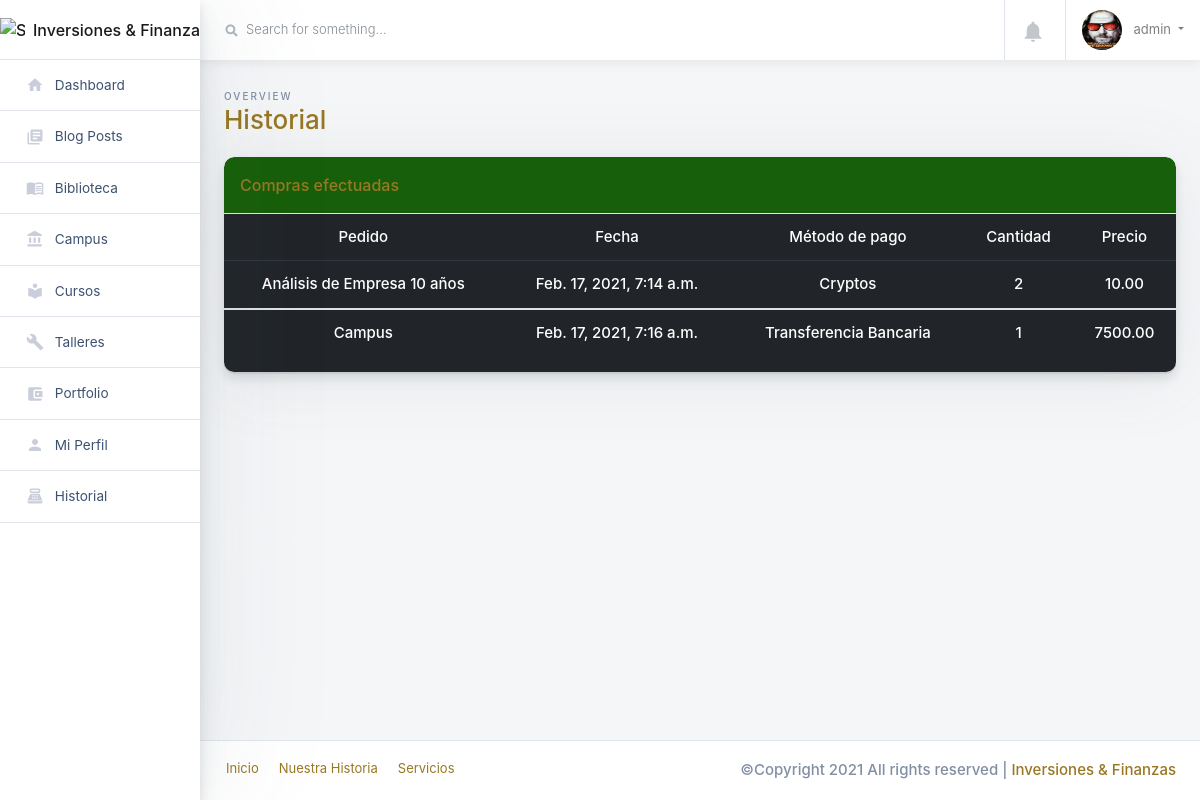
Page /muro/historial_pedidos/ (signed in) on the committed database.
### usuario/models.py (models this page shows, shortened)
class MyUser(AbstractUser):
    first_name = models.CharField("Nombre", max_length=150, blank=True)
    last_name = models.CharField("Apellidos", max_length=150, blank=True)
    pais = CountryField("País de origen", null=True, blank=True)
    telefono = PhoneNumberField("Número telefónico", null=True, blank=True)
    is_admin = models.BooleanField(default=False)
    is_staff = models.BooleanField(default=False)
    is_active = models.BooleanField(default=False)

### perfil/models.py (models this page shows, shortened)
class Perfil (models.Model):
    user = models.OneToOneField(MyUser,on_delete=models.CASCADE)
    edad = models.DateField("Fecha de nacimiento", null=True, blank=True)
    ciudad = models.CharField("Ciudad de origen", max_length=150,null=True, blank=True)
    foto_perfil = models.ImageField("Foto de perfil", upload_to='avatar/', default="inversorinteligente.png")
    bio = RichTextField("Descripción", null=True, blank=True)
    facebook = models.CharField("Link de tu Facebook",max_length=3000,  null=True, blank=True)
    twitter = models.CharField("Link de tu Twitter", max_length=3000, null=True, blank=True)
    tiktok = models.CharField("Link de tu Tiktok", max_length=3000, null=True, blank=True)
    instagram = models.CharField("Link de tu Instagram", max_length=3000, null=True, blank=True)
    pinterest = models.CharField("Link de tu Pinterest",max_length=3000, null=True, blank=True)

### muro/models.py (models this page shows, shortened)
class Order(models.Model):
    cliente = models.ForeignKey(MyUser, on_delete=models.CASCADE, null=True, blank=True)
    metodo_pago = models.ForeignKey(metodos_de_pago, null=True, blank=True, on_delete=models.PROTECT)
    fecha_pedido = models.DateTimeField("Fecha del pedido",auto_now_add=True)
    serv_pedido = models.ForeignKey(servicios,  null=True, blank=True, on_delete=models.PROTECT)
    prod_pedido = models.ForeignKey(productos, null=True, blank=True, on_delete=models.PROTECT)
    price = models.DecimalField ("Precio total",null=True, blank=True, max_digits=10, decimal_places=2)
    cantidad = models.DecimalField ("Cantidad de productos pedidos",null=True, blank=True, max_digits=10, decimal_places=0)
    fecha_inicio = models.DateField("Fecha de inicio del servicio",null=True, blank=True)
    fecha_fin = models.DateField("Fecha de finalización del servicio",null=True, blank=True)

class productos(models.Model):
    producto = models.CharField("Nombre del producto", max_length=150, null=True, blank=True)
    precio = models.DecimalField (null=True, blank=True, max_digits=10, decimal_places=2)
    def __str__(self):
        return str(self.producto)

class metodos_de_pago(models.Model):
    forma_pago = models.CharField("Método de pago",max_length=150,null=True, blank=True)
    def __str__(self):
        return self.forma_pago

class servicios(models.Model):
    servicio = models.CharField("Nombre del servicio",max_length=150, null=True, blank=True)
    precio = models.DecimalField (null=True, blank=True, max_digits=10, decimal_places=2)
    def __str__(self):
        return str(self.servicio)

### muro/views.py (the view)
# urls.py: path('historial_pedidos/', views.historial_pedidos, name="historial_pedidos"),
@login_required(login_url='login')
def historial_pedidos(request):
    pedidos = Order.objects.filter(cliente=request.user)
    return render(request, 'perfil/historial_pedidos.html', {'pedidos' : pedidos})

### notifs/views.py (called while the page is built)
def CountNotifications(request):
	count_notifications = 0
	if request.user.is_authenticated:
		count_notifications = Notifs.objects.filter(user=request.user, is_seen=False).count()
	return {'count_notifications':count_notifications}

### web/templatetags/extra.py (called while the page is built)
@register.filter(name='has_group')
def has_group(user, group_name):
    group = Group.objects.get(name=group_name)
    return True if group in user.groups.all() else False

### muro/templates/perfil/historial_pedidos.html (shortened to what this page needs)
{% extends "layouts/base.html" %}
{% load static %}
{% block content %}
    <div class="main-content-container container-fluid px-4">
        <div class="page-header row no-gutters py-4">
          <div class="col-12 col-sm-4 text-center text-sm-left mb-0">
            <span class="text-uppercase page-subtitle">Overview</span>
            <h3 class="page-title">Historial</h3>
          </div>
        </div>
        <div class="row">
          <div class="col">
            <div class="card card-small overflow-hidden mb-4">
              <div class="card-header border-bottom">
                <h6 class="m-0">Compras efectuadas</h6>
              </div>
              <div class="card-body p-0 pb-3 bg-dark text-center">
                <table class="table table-dark mb-0">
                  <thead class="thead-dark">
                    <tr>
                      <th scope="col" class="border-0"><strong>Pedido</strong></th>
                      <th scope="col" class="border-0"><strong>Fecha</strong></th>
                      <th scope="col" class="border-0"><strong>Método de pago</strong></th>
                      <th scope="col" class="border-0"><strong>Cantidad</strong></th>
                      <th scope="col" class="border-0"><strong>Precio</strong></th>
                    </tr>
                  </thead>
                {% for pedido in pedidos %}
                  {% if pedido.serv_pedido %}
                  <tbody>
                    <tr>
                      <td>{{ pedido.serv_pedido }}</td>
                      <td>{{ pedido.fecha_pedido }}</a></td>
                      <td>{{ pedido.metodo_pago }}</td>
                      <td>{{ pedido.cantidad }}</td>
                      <td>{{ pedido.price}}</td>
                    </tr>
                  {% else %}
                  <tbody>
                    <tr>
                      <td>{{ pedido.prod_pedido }}</td>
                      <td>{{ pedido.fecha_pedido }}</a></td>
                      <td>{{ pedido.metodo_pago }}</td>
                      <td>{{ pedido.cantidad }}</td>
                      <td>{{ pedido.price}}</td>
                    </tr>
                  {% endif %}
                {% endfor %}
                  </tbody>
                </table>
              </div>
            </div>
          </div>
        </div>
    </div>
{% endblock content %}

### muro/templates/includes/navigation.html (shortened to what this page needs)
{% load static %}
{% load extra %}
          <div class="main-navbar sticky-top bg-white">
              <nav class="navbar align-items-stretch navbar-light flex-md-nowrap p-0">
                <form action="#" method="GET" class="main-navbar__search w-100 d-none d-md-flex d-lg-flex">
                  <div class="input-group input-group-seamless ml-3">
                    <div class="input-group-prepend">
                      <div class="input-group-text">
                        <i class="fas fa-search"></i>
                      </div>
                    </div>
                    <input class="navbar-search form-control" type="text" placeholder="Search for something..." aria-label="Search"> </div>
                </form>
                {% if user.is_authenticated %}
                  <ul class="navbar-nav border-left flex-row ">
                    <li class="nav-item border-right dropdown notifications">
                      <a class="nav-link nav-link-icon text-center" href="#" role="button" id="dropdownMenuLink" data-toggle="dropdown" aria-haspopup="true" aria-expanded="false">
                        <div class="nav-link-icon__wrapper">
                          <i class="material-icons">&#xE7F4;</i>
                        </div>
                      </a>
                    </li>
                    <li class="nav-item dropdown">
                      <a class="nav-link dropdown-toggle text-nowrap px-3" data-toggle="dropdown" href="#" role="button" aria-haspopup="true" aria-expanded="false">
                      {% if user.perfil.foto_perfil %}
                        <img class="user-avatar rounded-circle mr-2" src="{{ user.perfil.foto_perfil.url }}" alt="User Avatar" style="width: 40px; height: 40px;">
                      {% else %}
                        <img class="user-avatar rounded-circle mr-2" src="{% static 'website/img/core-img/inversorinteligente.png' %}" alt="User Avatar" style="width: 40px; height: 40px;">
                      {% endif %}
                        <span class="d-none d-md-inline-block">
                          {{ request.user.username }}
                        </span>
                        {% if request.user|has_group:"comentador" %}
                      </a>
                      <div class="dropdown-menu dropdown-menu-small">
                        <a class="dropdown-item" href="{% url 'perfil' %}">
                          <i class="material-icons">&#xE7FD;</i>Perfil</a>
                        <div class="dropdown-divider"></div>
                        <a class="dropdown-item text-danger" href={% url 'logout' %} >
                          <i class="material-icons text-danger">&#xE879;</i> Logout </a>
                      </div>
                      {% else %}
                      </a>
                      {% endif %}
                    </li>
                  </ul>
                {% endif %}
              </nav>
          </div>

### rows in the picture
MyUser: perfil.foto_perfil (picture), user.username "admin"
Order: prod_pedido "Análisis de Empresa 10 años", fecha_pedido "Feb. 17, 2021, 7:14 a.m.", metodo_pago "Cryptos", cantidad "2", price "10.00"
Order: serv_pedido "Campus", fecha_pedido "Feb. 17, 2021, 7:16 a.m.", metodo_pago "Transferencia Bancaria", cantidad "1", price "7500.00"
